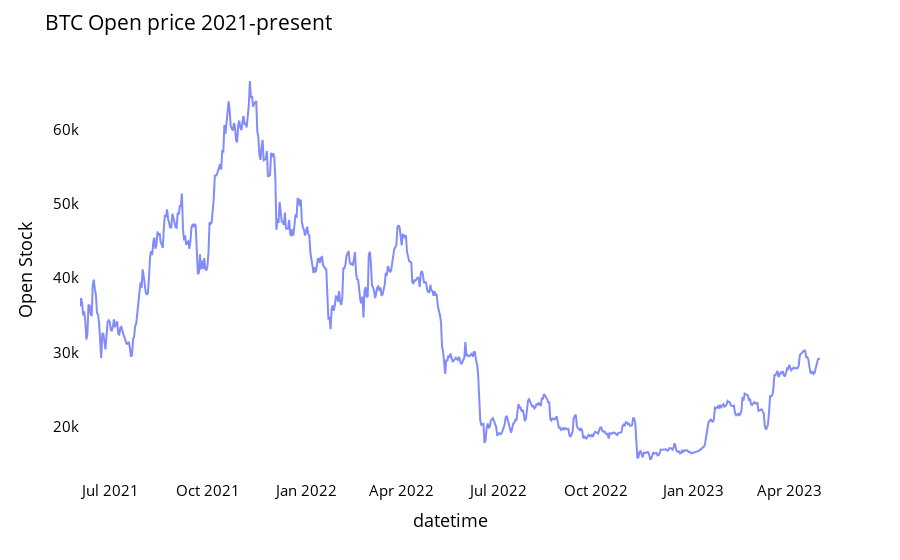

Source (notebook cell):
### Code cell
fig = px.line(open_df, x=open_df.datetime, y=open_df.open,labels={'date':'Date','open':'Open Stock'})
fig.update_traces(marker_line_width=2, opacity=0.8, marker_line_color='orange')
fig.update_layout(title_text='BTC Open price 2021-present', plot_bgcolor='white', 
                  font_size=15, font_color='black')
fig.update_xaxes(showgrid=False)
fig.update_yaxes(showgrid=False)
fig.show()

### Figure 1 — Plotly figure (JSON) as saved in the notebook; plotly's stock layout.template omitted (floating-point values rounded to 4 significant figures; data arrays with more than 128 entries replaced by an {"elided": "..."} marker saying what was removed)
{"data": [{"hovertemplate": "datetime=%{x}<br>Open Stock=%{y}<extra></extra>", "legendgroup": "", "line": {"color": "#636efa", "dash": "solid"}, "marker": {"line": {"color": "orange", "width": 2}, "symbol": "circle"}, "mode": "lines", "name": "", "opacity": 0.8, "orientation": "v", "showlegend": false, "type": "scatter", "x": {"elided": "698 str values"}, "xaxis": "x", "y": {"elided": "698 float values"}, "yaxis": "y"}], "layout": {"autosize": true, "font": {"color": "black", "size": 15}, "legend": {"tracegroupgap": 0}, "margin": {"t": 60}, "plot_bgcolor": "white", "title": {"text": "BTC Open price 2021-present"}, "xaxis": {"anchor": "y", "autorange": true, "domain": [0, 1], "range": ["2021-06-02", "2023-04-30"], "showgrid": false, "title": {"text": "datetime"}, "type": "date"}, "yaxis": {"anchor": "x", "autorange": true, "domain": [0, 1], "range": [12820.0, 69350.0], "showgrid": false, "title": {"text": "Open Stock"}, "type": "linear"}}}
